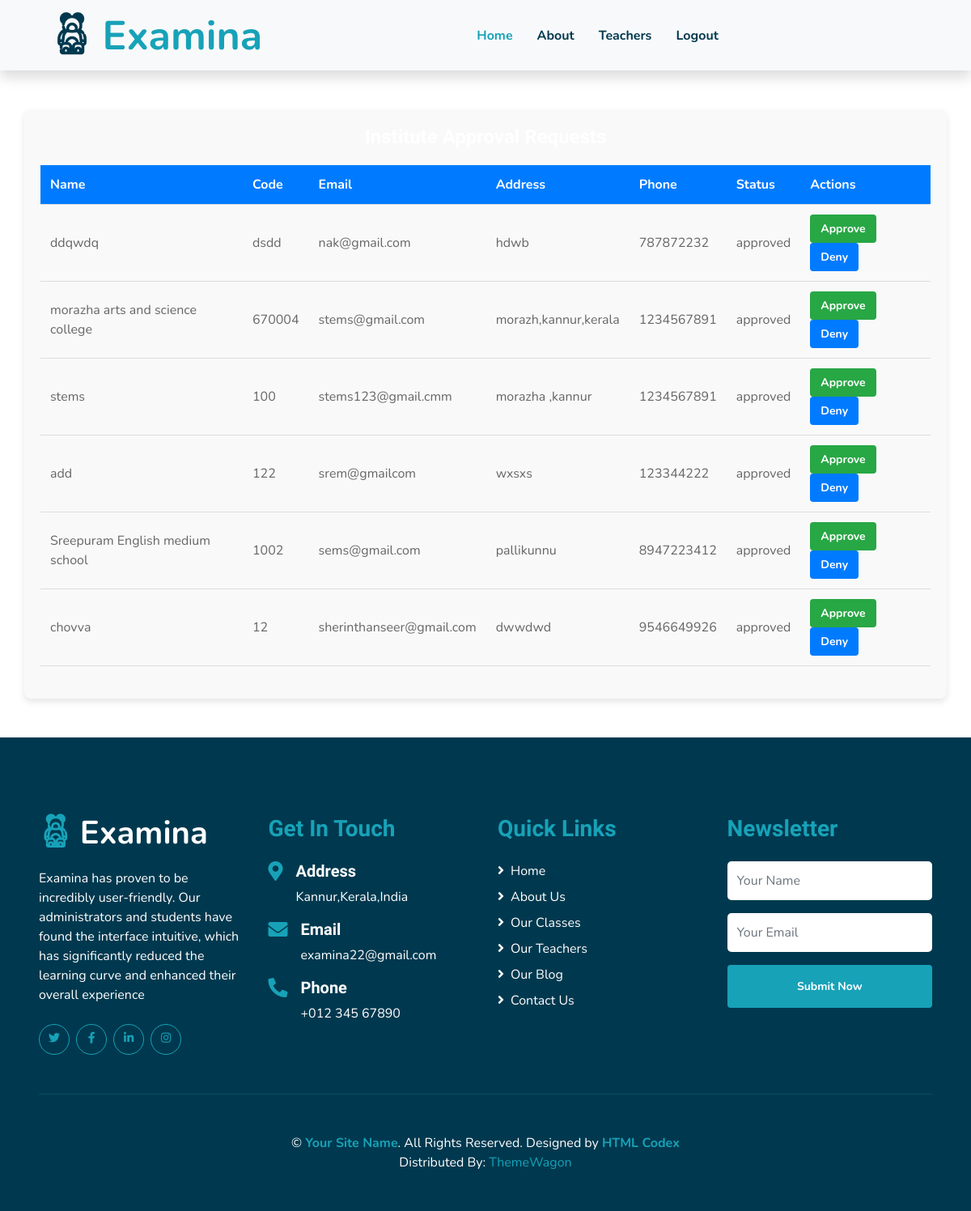
Screenshot of /siteadmin/viewinstitute/ with the database file from the repository.
### common/models.py (models this page shows, shortened)
class institute(models.Model):
    name=models.CharField(max_length=40)
    code=models.CharField(max_length=40)
    email=models.EmailField()
    address=models.TextField()
    status=models.CharField(max_length=12,default="pending")
    phone=models.CharField(max_length=12,default="null")

### siteadmin/views.py (the view)
# urls.py: path('viewinstitute/',views.viewinstitute,name="viewinstitute"),
def viewinstitute(request):
    data=institute.objects.all()
    return render(request,'siteadmin/viewinstitute.html',{"da":data})

### templates/siteadmin/viewinstitute.html (shortened to what this page needs)
{% extends 'siteadmin/admin_base.html' %}
{% load static %}
{% block content %}
<br>
<br>
<div class="container">
    <h2 class="page-title">Institute Approval Requests</h2>
    <table class="styled-table">
        <thead>
            <tr>
                <th>Name</th>
                <th>Code</th>
                <th>Email</th>
                <th>Address</th>
                <th>Phone</th>
                <th>Status</th>
                <th>Actions</th>
            </tr>
        </thead>
        <tbody>
            {% for d in da %}
            <tr>
                <td>{{ d.name }}</td>
                <td>{{ d.code }}</td>
                <td>{{ d.email }}</td>
                <td>{{ d.address }}</td>
                <td>{{ d.phone }}</td>
                <td>{{ d.status }}</td>
                <td>
                    <a href="{% url 'status' d.id %}" class="btn approve-btn">Approve</a>
                    <a href="{% url 'deny' d.id %}" class="btn deny-btn">Deny</a>
                </td>
            </tr>
            {% endfor %}
        </tbody>
    </table>
</div>
{% endblock %}

### templates/siteadmin/viewinstitute.html (style rules this page uses)
.container { padding: 20px; background-color: #f9f9f9; border-radius: 8px; box-shadow: 0 4px 8px rgba(0, 0, 0, 0.1); }
.page-title { text-align: center; margin-bottom: 20px; font-size: 24px; color: white; }
.styled-table { width: 100%; border-collapse: collapse; margin: 20px 0; font-size: 16px; text-align: left; }
.styled-table th, .styled-table td { padding: 12px; border-bottom: 1px solid #ddd; }
.styled-table thead { background-color: #007bff; color: white; }
.btn { text-decoration: none; padding: 6px 12px; border-radius: 4px; font-size: 14px; font-weight: bold; }
.approve-btn { background-color: #28a745; color: white; }
.deny-btn { background-color:#007bff; color: white; }

### rows the page displays
institute: name "ddqwdq", code "dsdd", email "nak@gmail.com", address "hdwb", phone "787872232", status "approved"
institute: name "morazha arts and science college", code "670004", email "stems@gmail.com", address "morazh,kannur,kerala", phone "1234567891", status "approved"
institute: name "stems", code "100", email "stems123@gmail.cmm", address "morazha ,kannur", phone "1234567891", status "approved"
institute: name "add", code "122", email "srem@gmailcom", address "wxsxs", phone "123344222", status "approved"
institute: name "Sreepuram English medium school", code "1002", email "sems@gmail.com", address "pallikunnu", phone "8947223412", status "approved"
institute: name "chovva", code "12", email "sherinthanseer@gmail.com", address "dwwdwd", phone "9546649926", status "approved"
